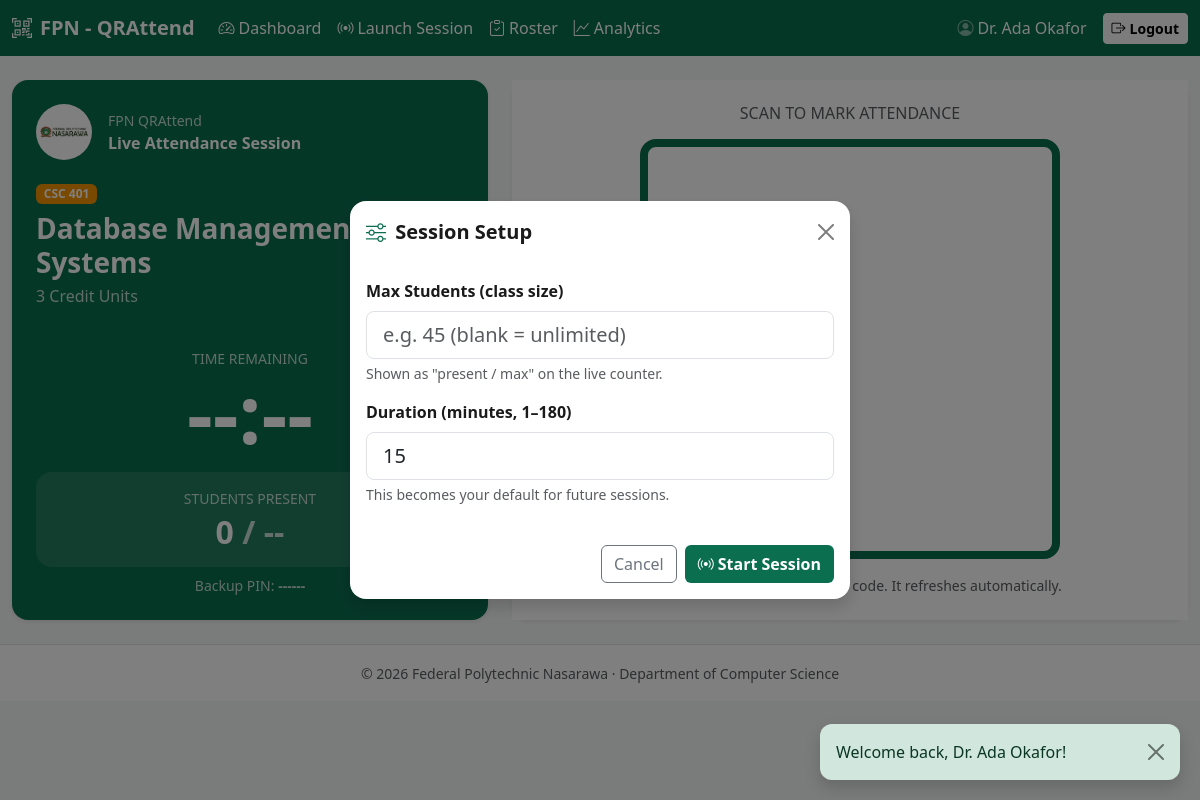
The page /portals/lecturer/launch_session.php?allocation_id=1 (signed in) on the database its author committed.
### tables this page shows
CREATE TABLE `course_allocations` (
  `id`             INT UNSIGNED NOT NULL AUTO_INCREMENT,
  `lecturer_id`    INT UNSIGNED NOT NULL,
  `course_id`      INT UNSIGNED NOT NULL,
  `allocated_at`   TIMESTAMP    NOT NULL DEFAULT CURRENT_TIMESTAMP,
  PRIMARY KEY (`id`),
  UNIQUE KEY `uq_alloc_lecturer_course` (`lecturer_id`, `course_id`),
  KEY `idx_allocations_lecturer` (`lecturer_id`),
  KEY `idx_allocations_course`   (`course_id`),
  CONSTRAINT `fk_allocations_lecturer`
    FOREIGN KEY (`lecturer_id`)
    REFERENCES `lecturers` (`id`)
    ON DELETE CASCADE           
    ON UPDATE CASCADE,
  CONSTRAINT `fk_allocations_course`
    FOREIGN KEY (`course_id`)
    REFERENCES `courses` (`id`)
    ON DELETE RESTRICT          
    ON UPDATE CASCADE
);

CREATE TABLE `courses` (
  `id`            INT UNSIGNED NOT NULL AUTO_INCREMENT,
  `course_code`   VARCHAR(20)  NOT NULL,
  `course_title`  VARCHAR(160) NOT NULL,
  `credit_units`  INT UNSIGNED NOT NULL DEFAULT 0,
  PRIMARY KEY (`id`),
  UNIQUE KEY `uq_courses_course_code` (`course_code`)
);

### public/portals/lecturer/launch_session.php (the view, shortened to what this page needs)
<?php
require_once __DIR__ . '/../../../app/includes/functions.php';
$allocationId = filter_var($_GET['allocation_id'] ?? null, FILTER_VALIDATE_INT);
$existingSession = null;
try {
    $db = get_db();
    $stmt = $db->prepare(
        'SELECT ca.id AS allocation_id, c.course_code, c.course_title, c.credit_units
         FROM course_allocations ca
         JOIN courses c ON c.id = ca.course_id
         WHERE ca.id = :id AND ca.lecturer_id = :lecturer
         LIMIT 1'
    );
    $stmt->execute([':id' => $allocationId, ':lecturer' => (int) $_SESSION['user_id']]);
    $course = $stmt->fetch(PDO::FETCH_ASSOC);
    $exStmt = $db->prepare(
        'SELECT id, qr_token, session_pin, expires_at
         FROM attendance_sessions
         WHERE course_allocation_id = :alloc AND status = :open AND expires_at > NOW()
         ORDER BY expires_at DESC
         LIMIT 1'
    );
    $exStmt->execute([':alloc' => $allocationId, ':open' => 'Open']);
    $existingSession = $exStmt->fetch(PDO::FETCH_ASSOC);
} catch (RuntimeException $e) {
    set_flash_message('danger', $e->getMessage());
    header('Location: ' . APP_URL . '/portals/lecturer/dashboard.php');
    exit;
}
require_once __DIR__ . '/../../../app/layouts/header.php';
require_once __DIR__ . '/../../../app/layouts/navbar.php';
?>
<main class="container-fluid py-4" id="session-root"
      data-allocation-id="<?= (int) $allocationId ?>"
      data-poll-url="<?= APP_URL ?>/handlers/session.php"
      data-api-base="<?= rtrim(APP_URL, '/') ?>"
      data-session-id="<?= $existingSession ? (int) $existingSession['id'] : '' ?>"
      data-qr-token="<?= $existingSession ? sanitize_input($existingSession['qr_token']) : '' ?>"
      data-session-pin="<?= $existingSession ? sanitize_input($existingSession['session_pin']) : '' ?>"
      data-expires-at="<?= $existingSession ? sanitize_input($existingSession['expires_at']) : '' ?>"
      data-default-duration="<?= (int) ($_SESSION['default_duration_minutes'] ?? SESSION_DEFAULT_MINUTES) ?>"
      data-started="<?= $existingSession ? '1' : '0' ?>">
    <?= display_flash_message() ?>
    <div class="row g-4 align-items-stretch">
        <div class="col-12 col-lg-5">
            <div class="card border-0 shadow-sm rounded-4 h-100"
                 style="background-color:var(--brand-primary); color:#fff;">
                <div class="card-body d-flex flex-column p-4">
                    <div class="d-flex align-items-center gap-3 mb-4">
                        <img src="/assets/img/logo.png" alt="Logo"
                             class="rounded-circle bg-white p-1" style="width:56px;height:56px;object-fit:contain;">
                        <div>
                            <div class="small opacity-75"><?= sanitize_input(INSTITUTION_SHORT) ?> QRAttend</div>
                            <div class="fw-bold">Live Attendance Session</div>
                        </div>
                    </div>
                    <span class="badge align-self-start mb-2" style="background-color:var(--brand-secondary);">
                        <?= sanitize_input($course['course_code']) ?>
                    </span>
                    <h1 class="h3 fw-bold mb-1"><?= sanitize_input($course['course_title']) ?></h1>
                    <p class="opacity-75 mb-4"><?= (int) $course['credit_units'] ?> Credit Units</p>
                    <div class="text-center my-3">
                        <div class="small text-uppercase opacity-75 mb-1">Time Remaining</div>
                        <div id="countdown" class="display-1 fw-bold lh-1"
                             style="font-variant-numeric:tabular-nums;">--:--</div>
                    </div>
                    <div class="mt-auto">
                        <div class="bg-white bg-opacity-10 rounded-4 p-3 text-center">
                            <div class="small text-uppercase opacity-75 mb-1">Students Present</div>
                            <div class="h2 fw-bold mb-0">
                                <span id="checked-in">0</span>
                                <span class="opacity-75">/ <span id="total-enrolled">--</span></span>
                            </div>
                        </div>
                        <div class="small text-center opacity-75 mt-2">
                            Backup PIN: <span id="session-pin" class="fw-bold">------</span>
                        </div>
                    </div>
                </div>
            </div>
        </div>
        <div class="col-12 col-lg-7">
            <div class="card border-0 shadow-sm rounded-4 h-100">
                <div class="card-body d-flex flex-column align-items-center justify-content-center p-4 bg-white">
                    <h2 class="h6 text-uppercase text-muted mb-3">Scan to Mark Attendance</h2>
                    <div id="qrcode" class="d-flex align-items-center justify-content-center"
                         style="width:min(70vw,420px);height:min(70vw,420px);background:#fff;border:8px solid var(--brand-primary);border-radius:1rem;"></div>
                    <p class="text-muted small mt-3 mb-0 text-center">
                        Point the student camera at this code. It refreshes automatically.
                    </p>
                </div>
            </div>
        </div>
    </div>
</main>
<div class="modal fade" id="sessionModal" tabindex="-1" aria-labelledby="sessionModalLabel" aria-hidden="true">
    <div class="modal-dialog modal-dialog-centered">
        <div class="modal-content rounded-4 border-0 shadow">
            <div class="modal-header border-0">
                <h5 class="modal-title fw-bold" id="sessionModalLabel">
                    <i class="bi bi-sliders me-1" style="color:var(--brand-primary);"></i>
                    Session Setup
                </h5>
                <button type="button" class="btn-close" data-bs-dismiss="modal" aria-label="Close"></button>
            </div>
            <div class="modal-body">
                <div class="mb-3">
                    <label for="maxStudentsInput" class="form-label fw-semibold">Max Students (class size)</label>
                    <input type="number" class="form-control form-control-lg" id="maxStudentsInput"
                           min="1" max="1000" step="1" placeholder="e.g. 45 (blank = unlimited)">
                    <div class="form-text">Shown as "present / max" on the live counter.</div>
                </div>
                <div class="mb-2">
                    <label for="durationInput" class="form-label fw-semibold">Duration (minutes, 1–180)</label>
                    <input type="number" class="form-control form-control-lg" id="durationInput"
                           min="1" max="180" step="1" value="15">
                    <div class="form-text">This becomes your default for future sessions.</div>
                </div>
            </div>
            <div class="modal-footer border-0">
                <button type="button" class="btn btn-outline-secondary" data-bs-dismiss="modal" id="modalCancelBtn">Cancel</button>
                <button type="button" class="btn text-white fw-semibold" id="startSessionBtn"
                        style="background-color:var(--brand-primary);">
                    <i class="bi bi-broadcast me-1"></i>Start Session
                </button>
            </div>
        </div>
    </div>
</div>
<?php
require_once __DIR__ . '/../../../app/layouts/footer.php';

### public/assets/css/style.css (style rules this page uses)
body { background-color: var(--brand-surface); color: var(--brand-text); -webkit-font-smoothing: antialiased; }
.card.rounded-4 { border-radius: 1rem !important; }

### rows shown on the page
course_allocations: course.course_code "CSC 401", course.course_title "Database Management Systems", course.credit_units "3"

### other values the page prints
sanitize_input(INSTITUTION_SHORT) "FPN"
sanitize_input($userName ?? '') "Dr. Ada Okafor"
$text "Welcome back, Dr. Ada Okafor!"
sanitize_input(INSTITUTION_NAME) "Federal Polytechnic Nasarawa"
sanitize_input(INSTITUTION_DEPT) "Department of Computer Science"
